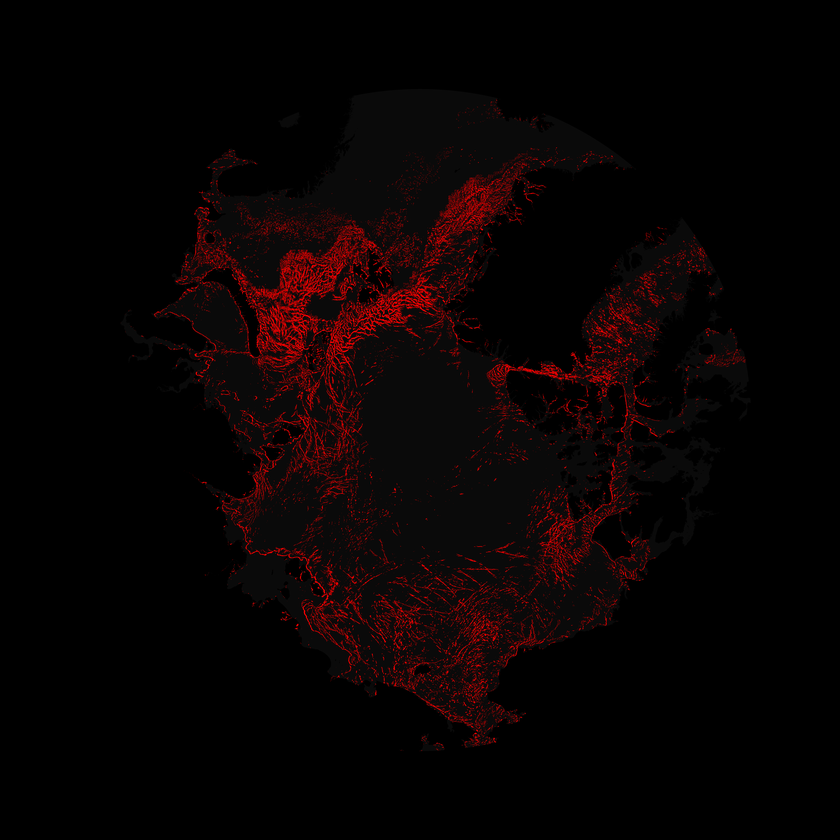
#> input picture processed/2003015.leads.png, 840 x 840 px, shrunk from 7025 x 7025 before the run; its folder holds only this picture in this run
$ python stats.py
#> lines starting #> are read from the running program, lines starting #| are printed output that depends on the picture; after the words box and inside, x2 and y2 are one past the last pixel; in counts of white or black regions, pixels touching at a corner belong together
import os
from glob import glob
from PIL import Image
from tqdm import tqdm
import numpy as np

stats = {}

for netcdf in tqdm(glob('./processed/*.png')):
    src = os.path.abspath(netcdf)
    key = os.path.basename(src)
    # Open an already existing image
    imageObject = Image.open(src)
#> imageObject is the input picture: PIL image 840x840 RGB; mean R, G, B 8.9, 2.6, 2.6
    x = np.asarray(imageObject)[:, :, 0] # Get the red channel
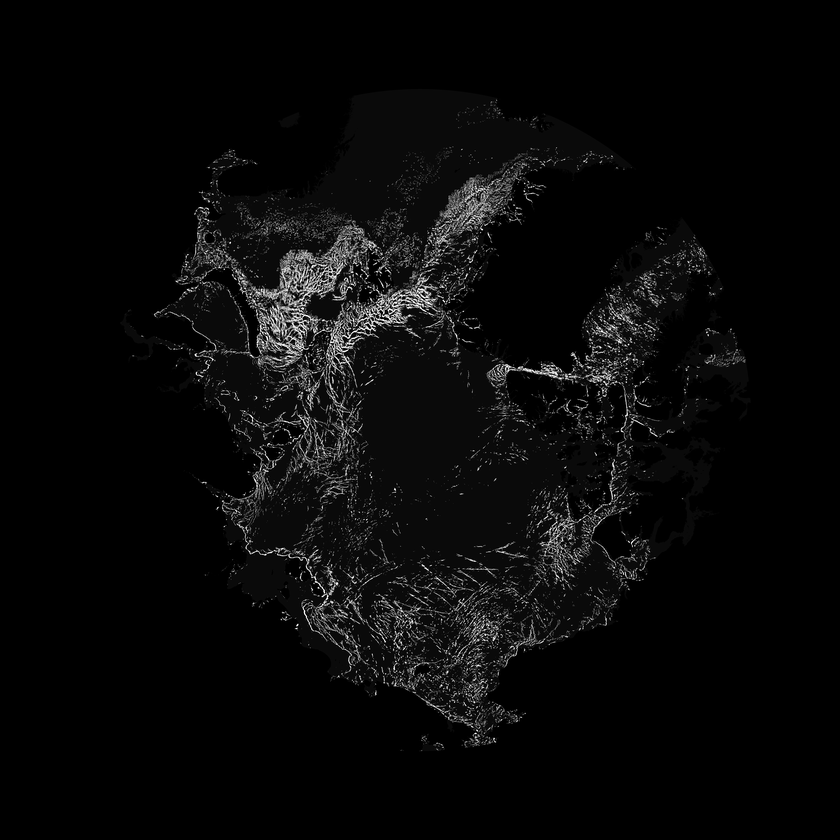
#> x: shape (840, 840); min 0, max 255, mean 8.9
    bin = (x==255).astype(int)
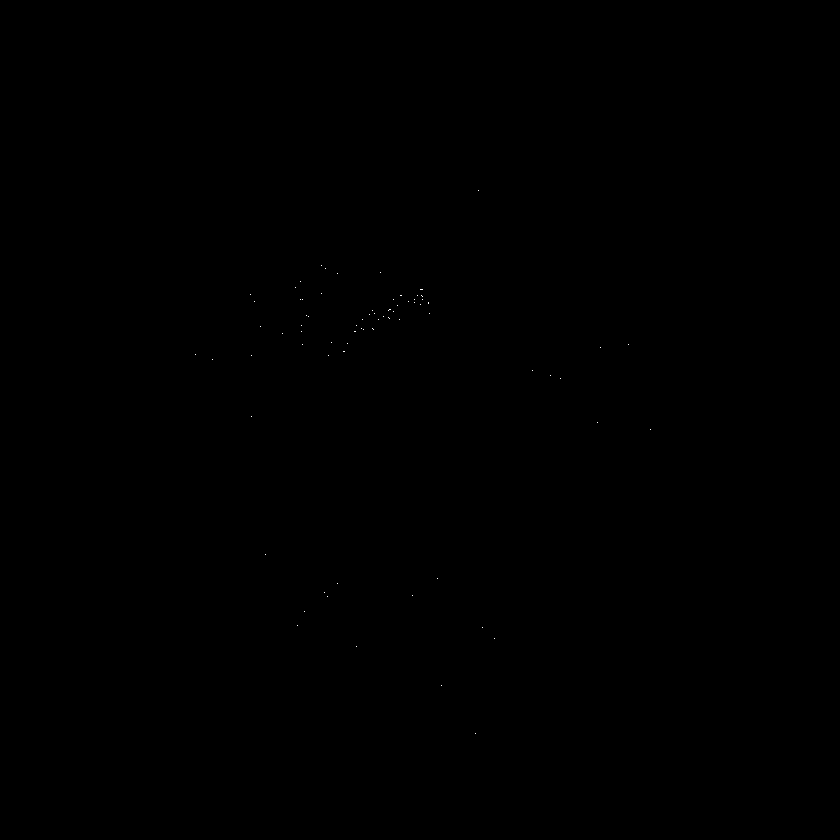
#> bin: shape (840, 840) int64; values 0 (black) and 1 (white), 0.01% white in thin lines or dots, all inside (x1, y1, x2, y2) = (195, 190, 651, 734)
    stats[key] = int(bin.sum())

import json
with open('stats.json', 'w') as f:
    json.dump(stats, f)
